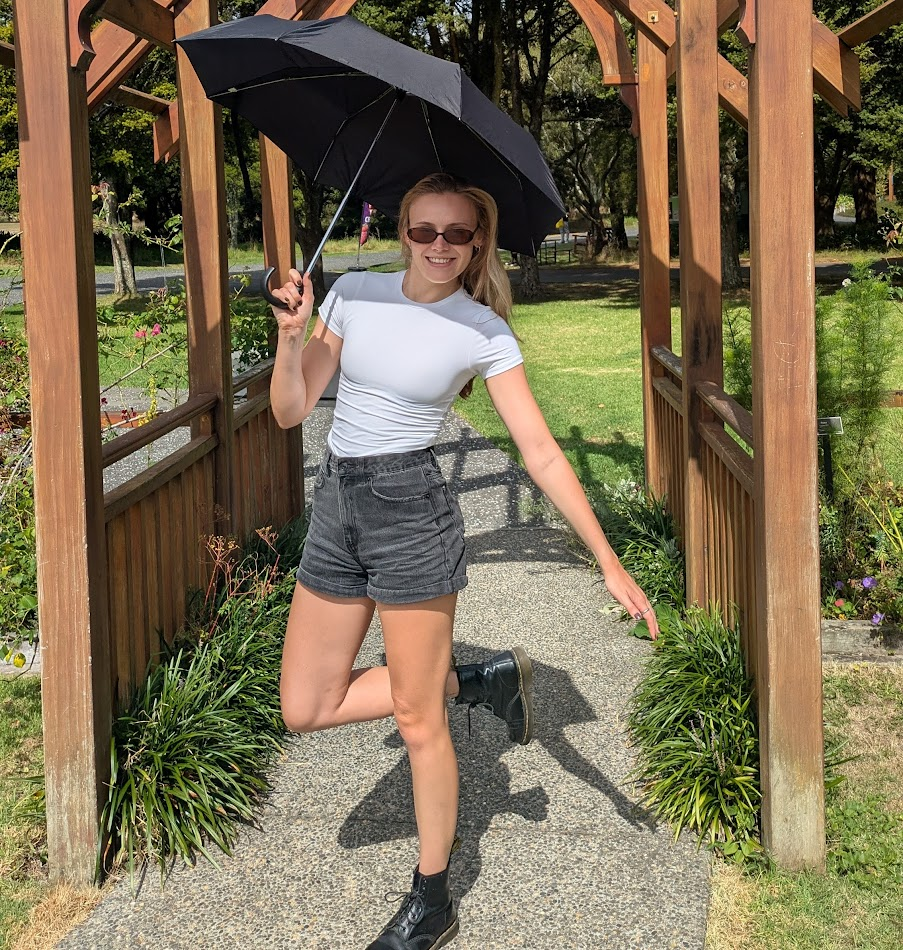
#> input picture portrait.jpg, 903 x 950 px
$ python -i abstract_generator.py   (imports and definitions only)
#> lines starting #> are read from the running program, lines starting #| are printed output that depends on the picture; after the words box and inside, x2 and y2 are one past the last pixel; in counts of white or black regions, pixels touching at a corner belong together
import numpy as np
from PIL import Image, ImageDraw
import math
import cv2
import os

class AbstractGenerator:
    """Base class for creating string art.

    This class handles image loading, canvas setup, and rendering.
    It's designed to be inherited by specific algorithm implementations.
    """
    def __init__(self, image_path, num_nails=256, image_size=500, extract_subject=True, remove_shadows=True, preserve_eyes=True):
        self.num_nails = num_nails
        self.image_size = image_size
        self.path = []
        self.preserve_eyes = preserve_eyes

        # 1. Load and prepare the image with improved preprocessing
        processed_image = self._load_and_preprocess_image(image_path, image_size, extract_subject, remove_shadows)
        self.target_image = processed_image

        # 2. Detect eyes if eye preservation is enabled
        if self.preserve_eyes:
            self.eye_regions = self._detect_eyes(self.target_image)
            self.eye_protection_mask = self._create_eye_protection_mask()
        else:
            self.eye_regions = []
            self.eye_protection_mask = np.ones((image_size, image_size), dtype=np.float32)

        # 3. Create the residual image (error map)
        # We use a float dtype to allow for negative values during subtraction
        self.residual_image = 255.0 - self.target_image.astype(np.float32)

        # 4. Set up canvas and nail coordinates
        self.center = (image_size // 2, image_size // 2)
        self.radius = image_size // 2 - 5 # Inset nails slightly
        self.nail_coords = self._calculate_nail_coords()

    def _load_and_preprocess_image(self, image_path, image_size, extract_subject, remove_shadows):
        """
        Load and preprocess image with aspect ratio preservation and subject extraction.

        Args:
            image_path: Path to input image
            image_size: Target square size
            extract_subject: Whether to extract subject/person from background
            remove_shadows: Whether to reduce shadow effects

        Returns:
            numpy array of processed grayscale image
        """
#> called with image_path = '../portrait.jpg', image_size = 500, extract_subject = True, remove_shadows = True
        # Load image and convert to grayscale
        with Image.open(image_path).convert("L") as img:
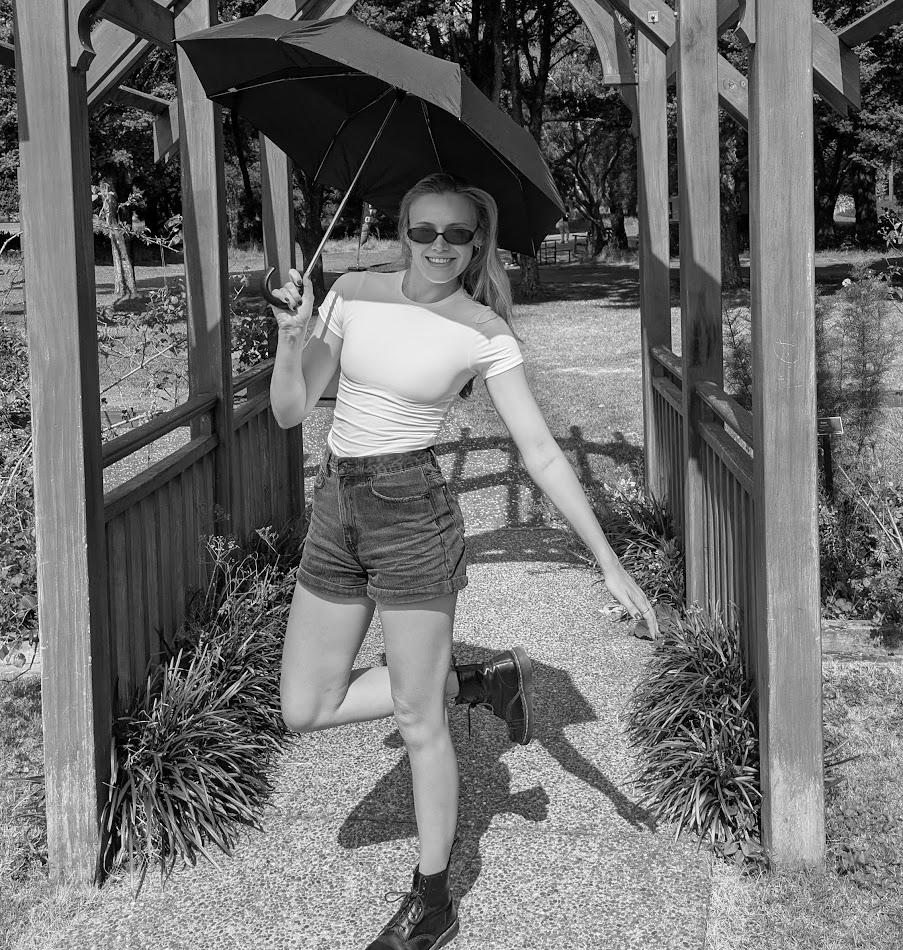
#> img: PIL image 903x950 L; min 0, max 255, mean 110.7
            original_img = np.array(img)

        # Step 1: Preserve aspect ratio - no stretching!
        h, w = original_img.shape
#> h = 950; w = 903

        # Find the most common color in the original image to use as background
        background_color = self._get_most_common_color(original_img)
#> in _get_most_common_color, `unique_values, counts = np.unique(img, return_counts=True)`: unique_values = 256 values from 0 to 255; counts = 256 values, max 7529 at index 149, min 4 at index 255, mean 3351
#> in _get_most_common_color, `most_common_idx = np.argmax(counts)`: most_common_idx = 149
#| Most common color in image: 149 (appears 7529 times)
#> background_color = 149

        # Create square canvas with the most common color
        canvas = np.full((image_size, image_size), background_color, dtype=np.uint8)
#> canvas: shape (500, 500); every value is 149

        # Calculate scaling to fit image in canvas while preserving aspect ratio
        scale = min(image_size / w, image_size / h)
#> scale = 0.526
        new_w = int(w * scale)
#> new_w = 475
        new_h = int(h * scale)
#> new_h = 500

        # Resize image maintaining aspect ratio
        resized_img = cv2.resize(original_img, (new_w, new_h), interpolation=cv2.INTER_LANCZOS4)

        # Center the image on canvas with most common color background
        start_x = (image_size - new_w) // 2
#> start_x = 12
        start_y = (image_size - new_h) // 2
#> start_y = 0
        canvas[start_y:start_y + new_h, start_x:start_x + new_w] = resized_img

        processed_img = canvas

        # Step 2: Remove shadows if requested
        if remove_shadows:
            processed_img = self._remove_shadows(processed_img)

        # Step 3: Extract subject if requested
        if extract_subject:
            processed_img = self._extract_subject(processed_img)

        # Save processed image for reference
        Image.fromarray(processed_img).save('string_art_input.png')

        return processed_img

    def _get_most_common_color(self, img):
        """
        Find the most common color (pixel value) in the image.

        Args:
            img: numpy array of grayscale image

        Returns:
            int: The most frequently occurring pixel value
        """
        # Get unique values and their counts
        unique_values, counts = np.unique(img, return_counts=True)

        # Find the value with the highest count
        most_common_idx = np.argmax(counts)
        most_common_color = unique_values[most_common_idx]

        print(f"Most common color in image: {most_common_color} (appears {counts[most_common_idx]} times)")

        return int(most_common_color)

    def _remove_shadows(self, img):
        """
        Reduce shadow effects using histogram equalization and contrast enhancement.
        """
        # Apply CLAHE (Contrast Limited Adaptive Histogram Equalization)
        clahe = cv2.createCLAHE(clipLimit=2.0, tileGridSize=(8, 8))
        enhanced = clahe.apply(img)

        # Gamma correction to brighten shadows
        gamma = 1.2
        inv_gamma = 1.0 / gamma
        table = np.array([((i / 255.0) ** inv_gamma) * 255 for i in np.arange(0, 256)]).astype("uint8")
        corrected = cv2.LUT(enhanced, table)

        return corrected

    def _extract_subject(self, img):
        """
        Extract subject/person from background using edge-based approach that preserves facial features.
        """
        # Step 1: Apply bilateral filter to reduce noise while preserving edges
        filtered = cv2.bilateralFilter(img, 9, 75, 75)
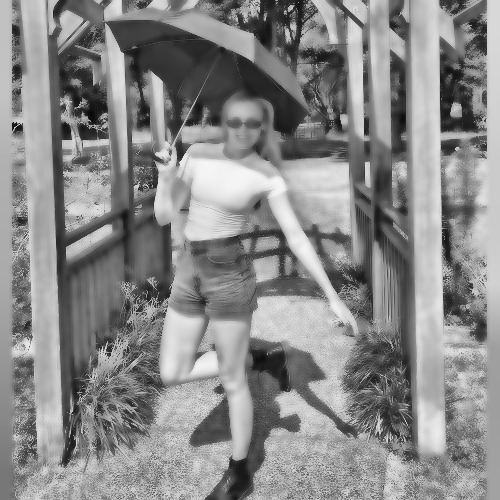
#> filtered: shape (500, 500); min 7, max 247, mean 137.5

        # Step 2: Use Canny edge detection to find edges
        edges = cv2.Canny(filtered, 50, 150, apertureSize=3)
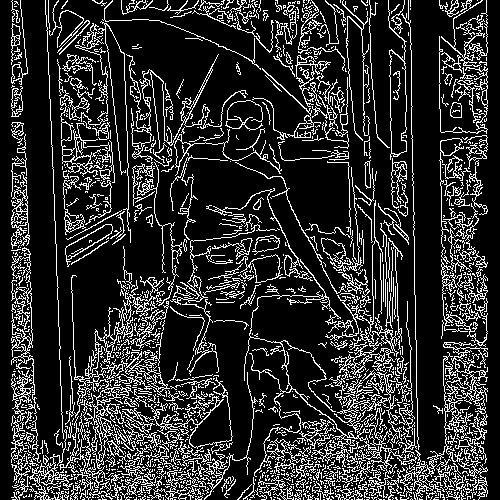
#> edges: shape (500, 500); 18.1% white in thin lines or dots

        # Step 3: Dilate edges slightly to connect nearby edges
        kernel = np.ones((3, 3), np.uint8)
        edges_dilated = cv2.dilate(edges, kernel, iterations=1)
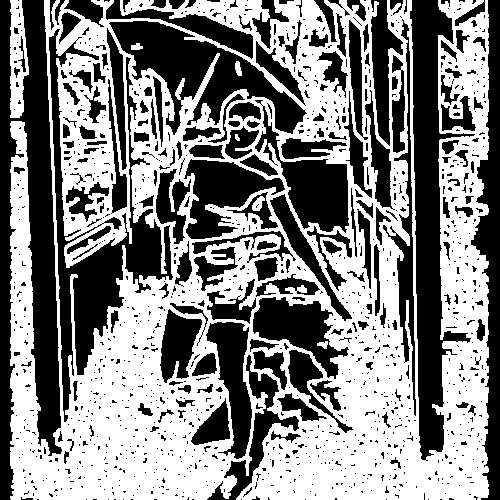
#> edges_dilated: shape (500, 500); 52.3% white; 1193 black regions (987 under 20 px)

        # Step 4: Find contours from edges
        contours, _ = cv2.findContours(edges_dilated, cv2.RETR_EXTERNAL, cv2.CHAIN_APPROX_SIMPLE)
#> contours = 2 contours; box (x1, y1, x2, y2) and area: (10, 0, 489, 500) 201208, (10, 0, 29, 118) 1549

        if contours:
            # Step 5: Find the largest contour (likely the main subject)
            largest_contour = max(contours, key=cv2.contourArea)
#> largest_contour = contour of 2077 points, box (x1, y1, x2, y2) (10, 0, 489, 500), area 201208

            # Only proceed if the contour is reasonably large
            if cv2.contourArea(largest_contour) > img.shape[0] * img.shape[1] * 0.05:  # At least 5% of image

                # Step 6: Create a gentler mask using GrabCut-like approach
                # Initialize mask
                mask = np.zeros(img.shape[:2], np.uint8)

                # Get bounding rectangle of the largest contour
                x, y, w, h = cv2.boundingRect(largest_contour)
#> x = 10; y = 0; w = 479; h = 500

                # Create initial mask: everything outside bounding rect is background
                # Everything inside is "probably foreground"
                mask.fill(cv2.GC_BGD)  # Background
#> mask: shape (500, 500); every value is 0
                mask[y:y+h, x:x+w] = cv2.GC_PR_FGD  # Probably foreground

                # Mark the contour area as definite foreground
                cv2.fillPoly(mask, [largest_contour], cv2.GC_FGD)
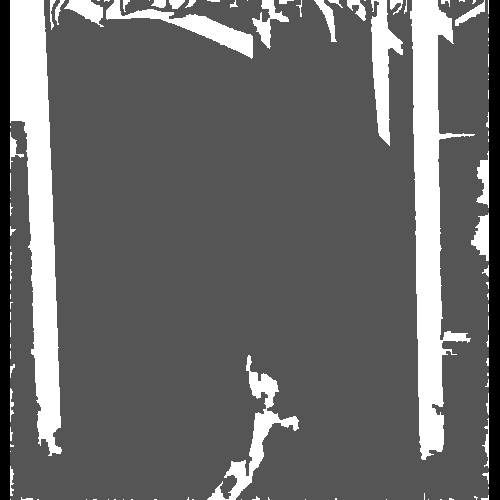
#> mask: shape (500, 500); min 0, max 3, mean 1.24; drawn with min black and max white

                # Step 7: Use distance transform for smoother transitions
                # Convert mask to binary for distance transform
                binary_mask = (mask >= cv2.GC_PR_FGD).astype(np.uint8) * 255
#> binary_mask: shape (500, 500); 14.1% white; 104 white regions (66 under 20 px), largest, box (x1, y1, x2, y2) and area: (10, 0, 62, 456) 12098, (410, 0, 475, 460) 11908, (207, 355, 299, 500) 2426

                # Apply distance transform and normalize
                dist_transform = cv2.distanceTransform(binary_mask, cv2.DIST_L2, 5)
                dist_normalized = cv2.normalize(dist_transform, None, 0, 255, cv2.NORM_MINMAX).astype(np.uint8)

                # Create smooth mask with gradient falloff
                smooth_mask = cv2.GaussianBlur(dist_normalized, (21, 21), 0)

                # Apply threshold to create final mask (more lenient than before)
                _, final_mask = cv2.threshold(smooth_mask, 30, 255, cv2.THRESH_BINARY)
#> final_mask: shape (500, 500); 10.4% white; 17 white regions (1 under 20 px), largest, box (x1, y1, x2, y2) and area: (11, 0, 60, 439) 10856, (412, 0, 451, 451) 10318, (373, 4, 398, 136) 1571

                # Step 8: Apply the mask with smooth blending
                result = np.full_like(img, 255)  # White background

                # Use the mask to blend the original image
                mask_float = final_mask.astype(np.float32) / 255.0
                result = (result * (1 - mask_float) + img * mask_float).astype(np.uint8)
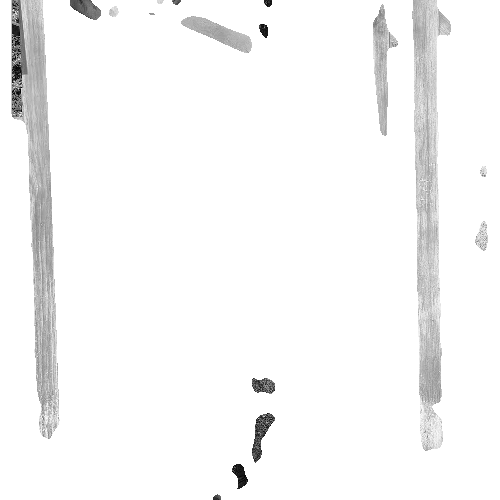
#> result: shape (500, 500); min 2, max 255, mean 247

                return result
            else:
                # Contour too small, return original
                return img
        else:
            # No contours found, return original image
            return img

    def _detect_eyes(self, img):
        """
        Detect eyes in the image using OpenCV's Haar cascade classifiers.

        Args:
            img: numpy array of grayscale image

        Returns:
            list of tuples: [(x, y, w, h), ...] for each detected eye region
        """
        try:
            # Try to load OpenCV's built-in eye cascade classifier
            eye_cascade = cv2.CascadeClassifier(cv2.data.haarcascades + 'haarcascade_eye.xml')

            if eye_cascade.empty():
                print("Warning: Could not load eye cascade classifier. Eyes will not be protected.")
                return []

            # Detect eyes
            eyes = eye_cascade.detectMultiScale(
                img,
                scaleFactor=1.1,
                minNeighbors=5,
                minSize=(20, 20),
                maxSize=(100, 100)
            )
#> eyes = ()

            eye_regions = []
            for (x, y, w, h) in eyes:
                # Expand the eye region slightly for better protection
                padding = max(10, min(w, h) // 4)
                x_exp = max(0, x - padding)
                y_exp = max(0, y - padding)
                w_exp = min(self.image_size - x_exp, w + 2 * padding)
                h_exp = min(self.image_size - y_exp, h + 2 * padding)

                eye_regions.append((x_exp, y_exp, w_exp, h_exp))
#> this loop made 0 passes
#> after the loop, eye_regions = []

            print(f"Detected {len(eye_regions)} eye regions")
#| Detected 0 eye regions
            return eye_regions

        except Exception as e:
            print(f"Warning: Eye detection failed: {e}. Eyes will not be protected.")
            return []

    def _create_eye_protection_mask(self):
        """
        Create a mask that reduces line placement probability in eye regions.

        Returns:
            numpy array: Protection mask where 1.0 = normal, 0.0-0.5 = protected areas
        """
        mask = np.ones((self.image_size, self.image_size), dtype=np.float32)

        for (x, y, w, h) in self.eye_regions:
            # Create a protection zone around each eye
            # Center of eye gets strongest protection (0.1), fading outward
            center_x, center_y = x + w // 2, y + h // 2

            # Create gradient protection - stronger in center, weaker at edges
            for i in range(y, min(y + h, self.image_size)):
                for j in range(x, min(x + w, self.image_size)):
                    # Distance from center of eye
                    dist_x = abs(j - center_x) / (w / 2)
                    dist_y = abs(i - center_y) / (h / 2)
                    dist = np.sqrt(dist_x**2 + dist_y**2)

                    # Protection strength decreases with distance
                    if dist <= 1.0:  # Inside the eye region
                        protection = 0.1 + 0.4 * dist  # 0.1 at center, 0.5 at edge
                        mask[i, j] = min(mask[i, j], protection)
#> mask: shape (500, 500) float32; every value is 1
#> in __init__, `self.residual_image = 255.0 - self.target_image.astype(np.float32)`:
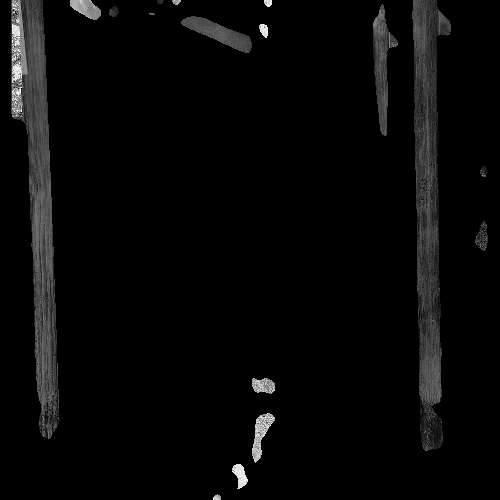
#> self.residual_image: shape (500, 500) float32; min 0, max 253, mean 8

        return mask

    def _calculate_nail_coords(self):
        """Calculates the (x, y) coordinates for each nail on a circle."""
        coords = []
        for i in range(self.num_nails):
            angle = 2 * math.pi * i / self.num_nails
            x = int(self.center[0] + self.radius * math.cos(angle))
            y = int(self.center[1] + self.radius * math.sin(angle))
            coords.append((x, y))
        return np.array(coords)

    def generate_path(self, *args, **kwargs):
        """Abstract method to be implemented by subclasses."""
        raise NotImplementedError("Each generator must implement its own path-finding algorithm.")

    def render_image(self, output_path, line_color=(0, 0, 0, 235)):
        """Draws the final string art image from the generated path."""
        if not self.path:
            print("Path has not been generated yet. Call generate_path() first.")
            return

        # Create a blank canvas (RGBA to allow for transparent lines)
        canvas = Image.new("RGBA", (self.image_size, self.image_size), "white")
        draw = ImageDraw.Draw(canvas)

        print(f"Rendering image with {len(self.path) - 1} lines...")
        for i in range(len(self.path) - 1):
            start_nail = self.nail_coords[self.path[i]]
            end_nail = self.nail_coords[self.path[i+1]]
            draw.line((tuple(start_nail), tuple(end_nail)), fill=line_color)

        canvas.convert("RGB").save(output_path)
        print(f"Image saved to {output_path}")

    def save_path(self, output_path):
        """Saves the sequence of nails to a text file."""
        with open(output_path, 'w') as f:
            f.write(','.join(map(str, self.path)))
        print(f"Path saved to {output_path}")

    def save_progress(self, base_output_path="string_art_progress", save_image=True, save_path=True):
        """Saves the current progress (image and/or path) with the current line count."""
        if not self.path:
            print("No path to save yet.")
            return

        line_count = len(self.path) - 1

        if save_image:
            progress_image_path = f"{base_output_path}_lines.png"
            self.render_image(progress_image_path)

        if save_path:
            progress_path_file = f"{base_output_path}_lines.txt"
            self.save_path(progress_path_file)

        print(f"Progress saved at {line_count} lines")

>>> result = AbstractGenerator('../portrait.jpg').save_progress()
